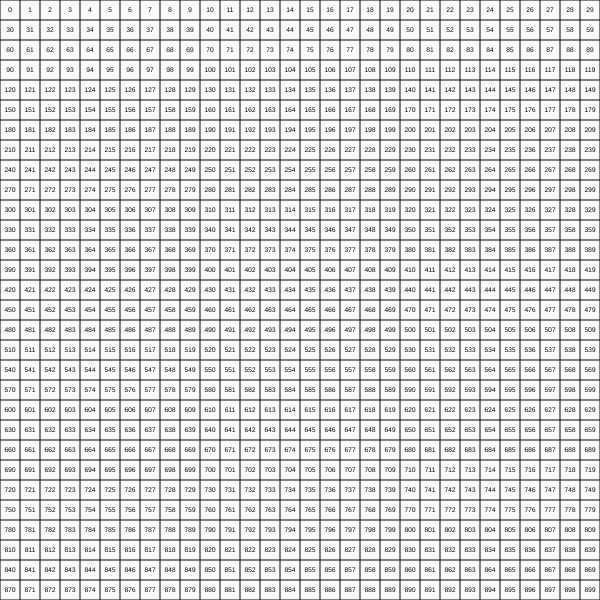
Frame 1 (no input)
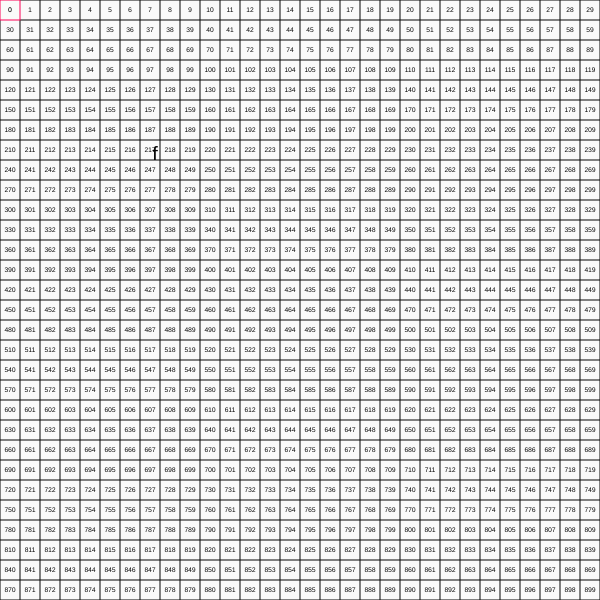
Frame 60 (no input)
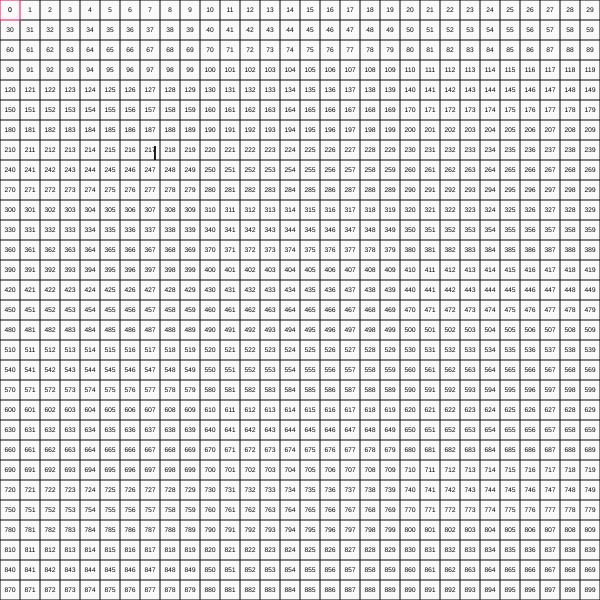
Frame 120 (the mouse pressed at the canvas centre since frame 60)

The p5.js sketch that drew these frames (run headless with seeded random() and noise() and a simulated clock; from frame 60 on, the mouse is pressed at the canvas centre):

// p5.js sketch
// ── sketch.js
const _clrs = [250, 5, [250, 0, 85]]
const _gSize = 30
const _objs = []

const _textSize = 200 / _gSize
const _textSize_2 = 40

let _alphabeth = "abcdefghijklmnopqrstuvwxyz".split("")
let _current = 0
// speed how fast the text will change
let _speedChange = 10
let _debug = true

let _scl, _img
let _draw = false
let _picked = false
let _x, _y, _index, _pickedCell

function setup() {
	createCanvas(600, 600)
	pixelDensity(2)

	// define scale
	_scl = floor(width / (_gSize))

	// setup objects
	for (let i = 0; i < _gSize; i++) {
		for (let j = 0; j < _gSize; j++) {
			const x = i * _scl
			const y = j * _scl
			_objs[i + j * _gSize] = new Obj(x, y, i + j * _gSize)
		}
	}


	// text style
	textAlign(CENTER, CENTER)
	textSize(_textSize)

	// setup image
	_img = createGraphics(width * 2, height * 2, P2D)
	_img.background(_clrs[0])

	// main text
	_img.textSize(_textSize_2)
	_img.textAlign(CENTER, CENTER)
	_img.noStroke()
}

function draw() {
	background(_clrs[0])

	// draw image
	push()
	scale(0.5)
	image(_img, 0, 0)
	pop()
	// show objects if not debug
	if (_debug) {
		_objs.forEach(elm => {
			elm.show()
		})
	}

	if (_pickedCell) _pickedCell.show(true)

	// draw main text in the middle
	_img.fill(_clrs[0])
	_img.rect((_gSize / 2) * _scl - _scl * 3, (_gSize / 2) * _scl - _scl, _scl * 7, _scl * 3)
	_img.fill(_clrs[1])
	_img.text(_alphabeth[_current], (_gSize / 2) * _scl + _scl / 2, (_gSize / 2) * _scl + _scl / 2)
	// copy graphics
	copyGraphics()

	// update text
	if (frameCount % _speedChange == 0) {
		_current = (_current + 1) % _alphabeth.length
	}
}

function keyPressed() {
	// start stop drawing
	if (key == "E") {
		_draw = !_draw
	}

	// repic cell
	if (key == "R") {
		_picked = false
	}
	// debug
	if (key == "D") {
		_debug = !_debug
	}
}

function copyGraphics() {
	// pick a new cell if not picked
	if (!_picked) {
		_x = floor(map(mouseX, 0, _gSize * _scl, 0, _gSize, true))
		_y = floor(map(mouseY, 0, _gSize * _scl, 0, _gSize, true))
		if (_x < _gSize && _y < _gSize) {
			_index = _x + _y * _gSize
			_picked = true
			_pickedCell = _objs[_index]
		}
	}
	// copy graphics if activated
	else if (_draw) {
		let px = floor(map(mouseX, 0, _gSize * _scl, 0, _gSize, true))
		let py = floor(map(mouseY, 0, _gSize * _scl, 0, _gSize, true))
		let pindex = px + py * _gSize
		// draw only if the cell is not the original one
		if (pindex != _index && px < _gSize && py < _gSize) {
			let obj = _objs[pindex]
			// copy picked one to the destination
			const sx = _pickedCell.x
			const sy = _pickedCell.y
			const sw = int(_scl)
			const sh = int(_scl)
			const dx = obj.x
			const dy = obj.y
			const dw = int(_scl)
			const dh = int(_scl)
			_img.copy(sx, sy, sw, sh, dx, dy, dw, dh)
		}

	}
}

// OBJECT
class Obj {
	constructor(x, y, index) {
		this.x = x
		this.y = y
		this.index = index
		this.taken = this.index == 209 || this.index == 210 || this.index == 211 ? true : false
	}

	show(special) {
		noStroke()
		fill(_clrs[1])
		text(this.index, this.x + _scl / 2, this.y + _scl / 2)
		// if it's picked draw with different color
		if (special) {
			stroke(_clrs[2])
		} else stroke(_clrs[1])
		strokeWeight(1)
		noFill()
		rect(this.x, this.y, _scl, _scl)
	}
}
